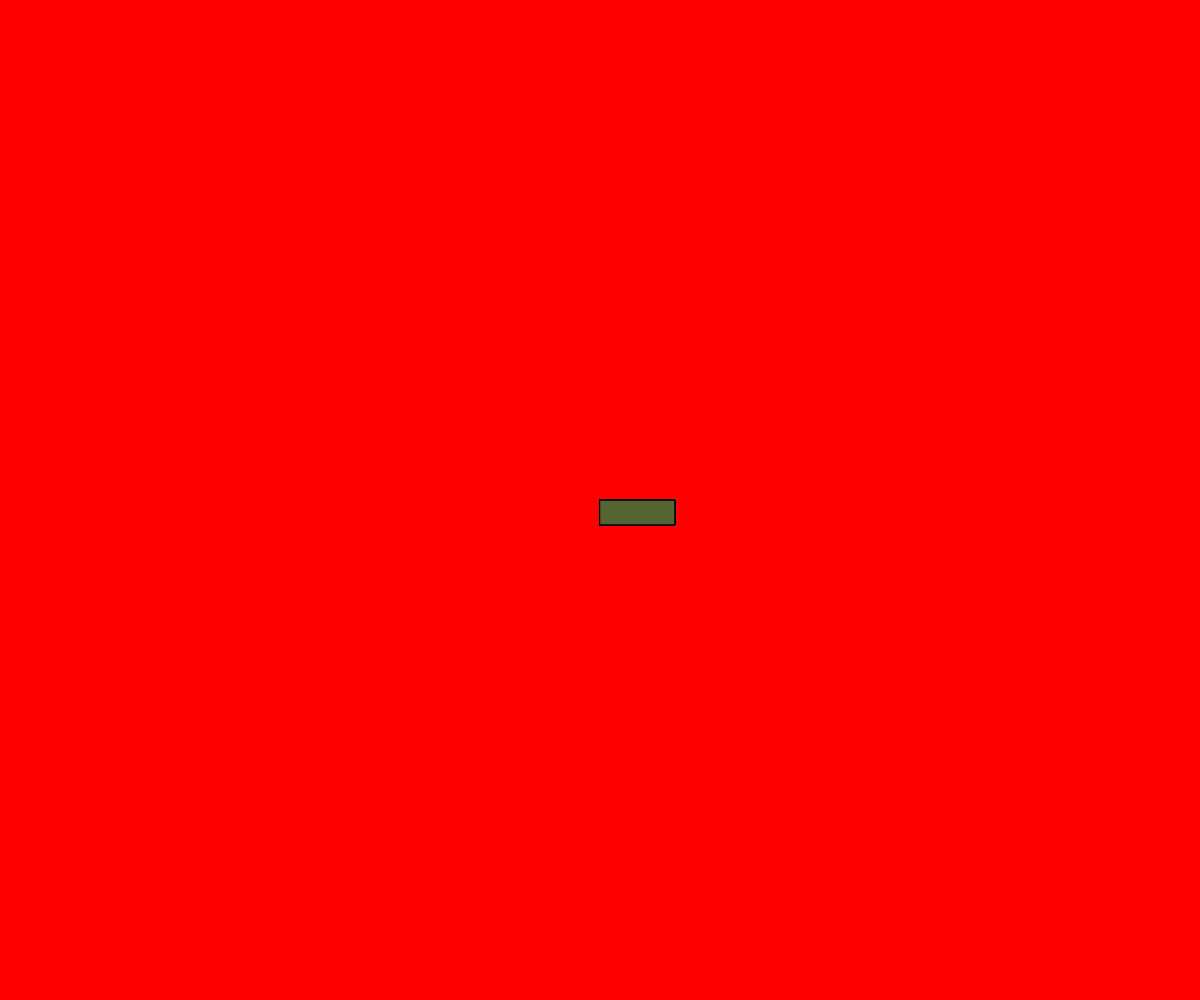
Frame 1 (no input)
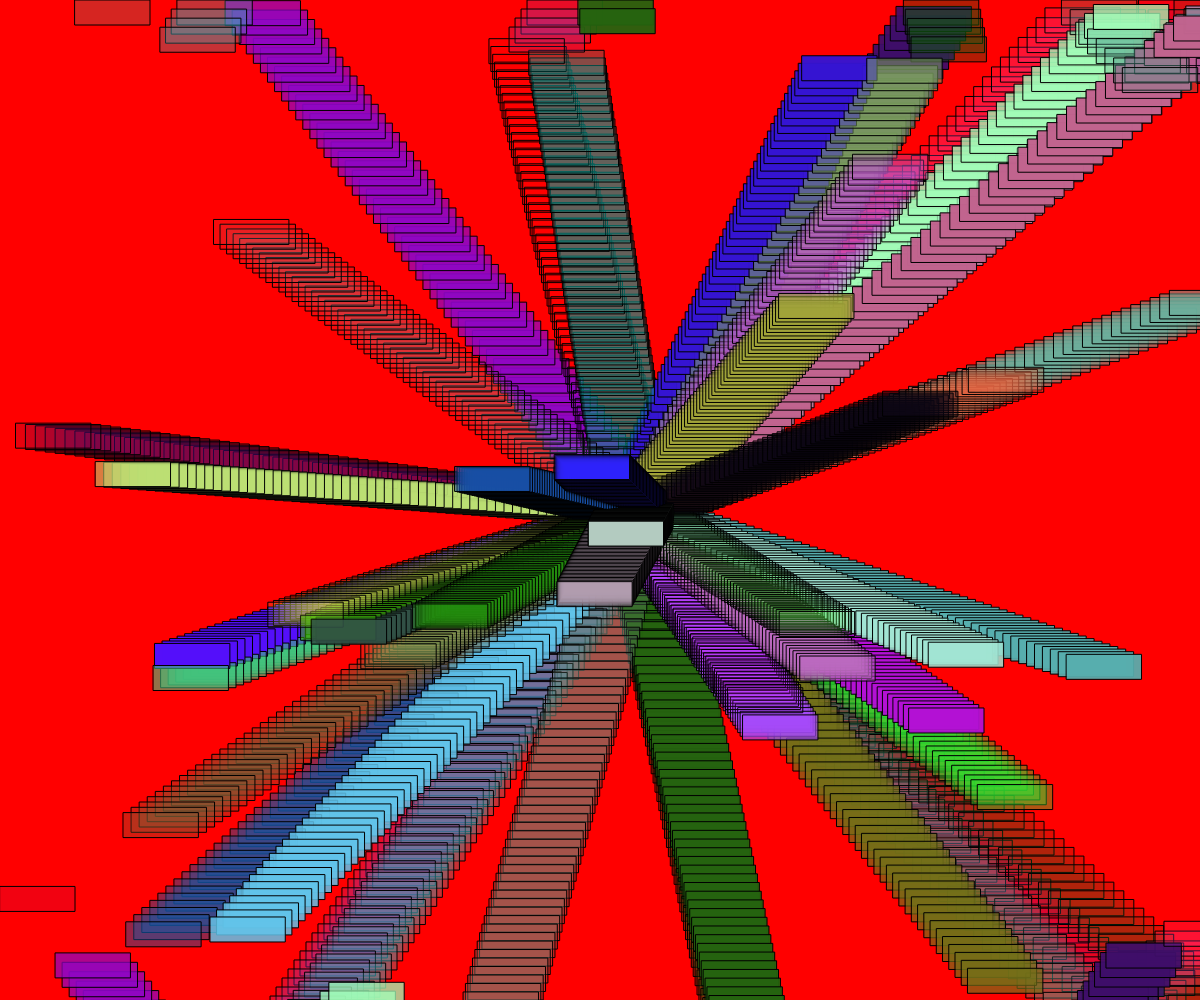
Frame 60 (no input)
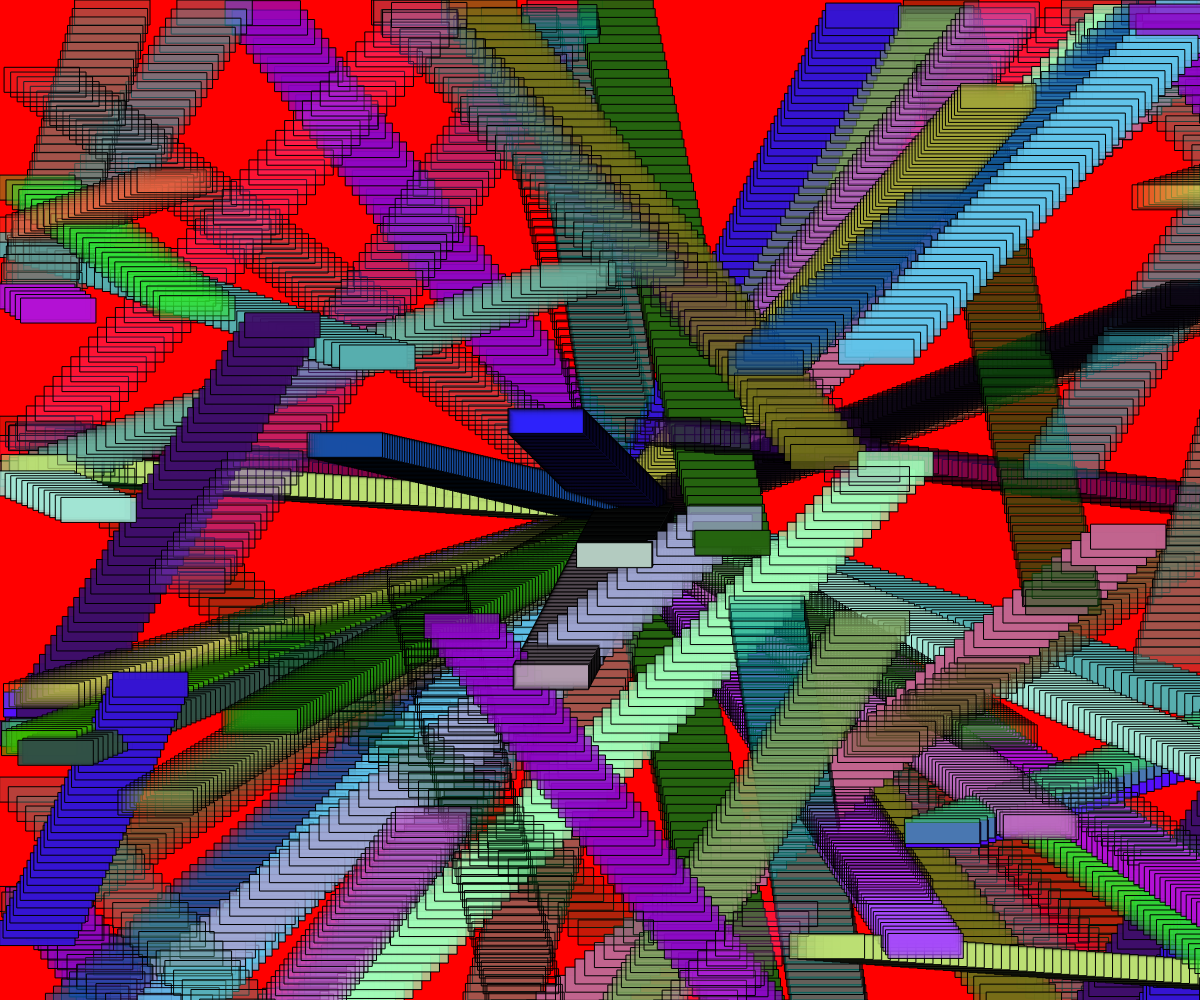
Frame 120 (the mouse pressed at the canvas centre since frame 60)

The p5.js sketch that drew these frames (run headless with seeded random() and noise() and a simulated clock; from frame 60 on, the mouse is pressed at the canvas centre):

// p5.js sketch
// ── sketch.js

let cars = [];
function setup() {
  createCanvas(windowWidth, windowHeight);
  background('red');
  // Spawn one object
  for(let i = 0;i<50;i++){
    cars.push(new Car());
  }
}

function draw() {

  for(let i = 0;i<cars.length-1;i++){
    cars[i].display();
    cars[i].move();

    fill('white');
  }
}

class Car {

  // constructor and attributes
  constructor() {
    this.pos = createVector(width/2,height/2);
    this.v = createVector(random(-10,10),random(-10,10));
    this.rgb = createVector(random(255),random(255),random(255));
    this.a = random(255);
    this.textSize = random(36,84);
  }

  // methods

  display() {
    fill(this.rgb.x,this.rgb.y,this.rgb.z,this.a);
    rect(this.pos.x, this.pos.y, 75, 25);
    //textSize(this.textSize);
    //text("Bongo",this.pos.x, this.pos.y);
  }

  move() {
    this.pos.add(this.v);
    if(this.pos.y<0){
      this.pos.y = height;
      this.pos.x = random(width);
    }else if(this.pos.y > height){
      this.pos.y = 0;
      this.pos.x = random(width);
    }
    if(this.pos.x<0){
      this.pos.x = width;
      this.pos.y = random(height);
    }else if(this.pos.x > width){
      this.pos.x = 0;
            this.pos.y = random(height);
    }
  }

}
